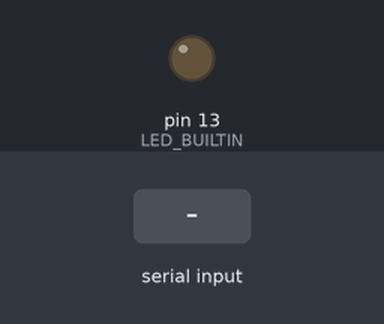
The sketch below on a simulated Arduino Mega 2560, built with avr-gcc and run on an emulated ATmega2560. Parts: output pins drawn as LEDs (lit = HIGH). The test bench sets the inputs (shaded band).

Above: at 1.2 s.
1.3 s: "on\n" received over Serial
At 2.0 s:
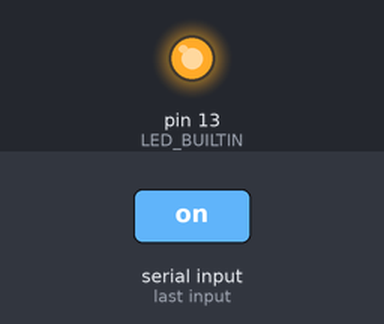
2.8 s: "off\n" received over Serial
At 3.2 s:
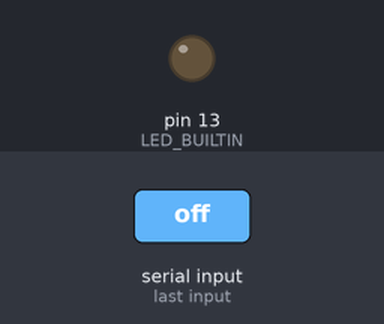
Timing chart, 0 to 5.8 s (numbered marks = the images above; inputs shaded):
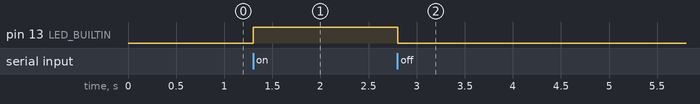

Measured:
- after the input at 1.3 s, pin 13 (LED_BUILTIN): LOW → HIGH at once
- after the input at 2.8 s, pin 13 (LED_BUILTIN): HIGH → LOW at once

The sketch:

handleSerialLedCommand.ino
```cpp
// (licence header left out)
//#define RS232
//#define RS485
//#define CH340

#if defined(ARDUINO_ARCH_RENESAS) && ( defined(RS232) || defined(RS485) || defined (CH340) )
#define SerialPort Serial1
#else
#define SerialPort Serial
#endif

void setup() {
	SerialPort.begin(9600);
	while (!SerialPort)
		;
	pinMode(LED_BUILTIN, OUTPUT);
}

void loop() {
	if (SerialPort.available())
		handleSerialLedCommand();
}

void handleSerialLedCommand(void) {
	String input = SerialPort.readStringUntil('\n');
	input.trim();

	if (input.equalsIgnoreCase("on")) {
		digitalWrite(LED_BUILTIN, HIGH);
	} else if (input.equalsIgnoreCase("off")) {
		digitalWrite(LED_BUILTIN, LOW);
	} else {
		SerialPort.print("ERROR: Unknown command: ");
		SerialPort.println(input);
	}
}
```
